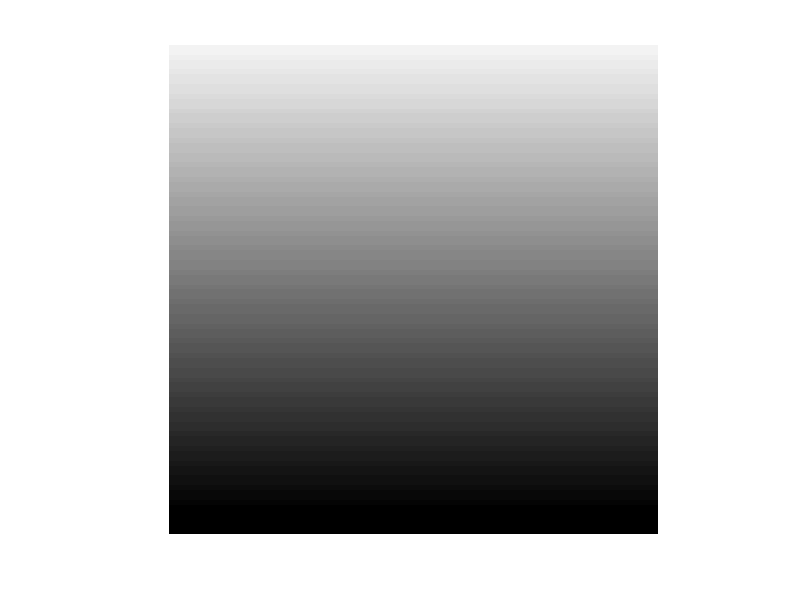

This chart was generated by the following MATLAB code:
% Size of the image 
img_size = 100;

% Defining the row the number of row for the picture  
numRow = img_size;

% defining the number of column for the picture 
numCol = img_size;

% empty vector for storing the data of the image
img_data = [];
imagecanvas = zeros(100,100,'uint8');

%white
white = 245;
black = 0;

for row = 1:numRow
    imageRow = [];
    for col = 1:numCol
           pixelVal = uint8(white - 2.55*row) ;
           imageRow = [imageRow pixelVal];
           
    end
    img_data = [img_data;imageRow];
end

%shows the image
imshow(img_data);

%saves the image
imwrite(img_data,"test.png");

newImageData = imread("test.png");

